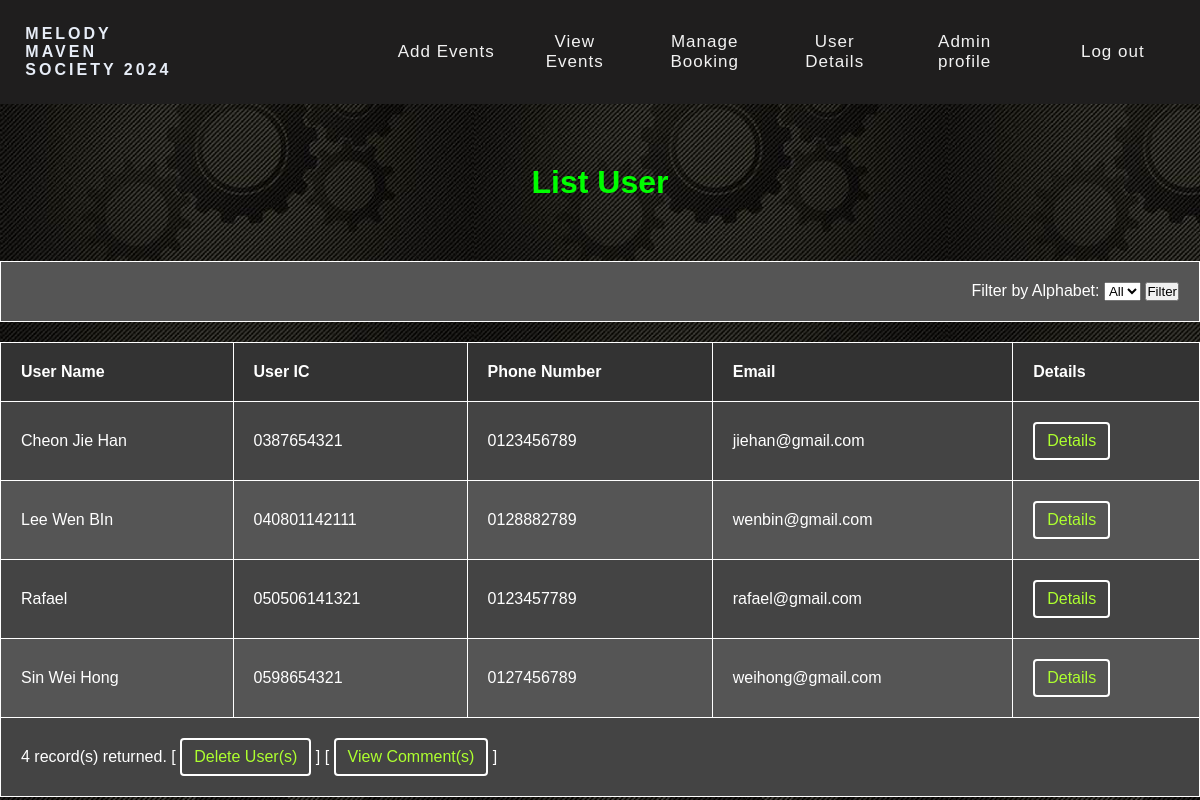
The app's page /php/user_details.php (signed in) with its own data.
### tables this page shows
CREATE TABLE `user` (
  `UserID` int(11) NOT NULL,
  `UserName` varchar(255) DEFAULT NULL,
  `UserIC` varchar(20) DEFAULT NULL,
  `UserPassword` varchar(255) DEFAULT NULL,
  `UserEmail` varchar(255) DEFAULT NULL,
  `UserComment` varchar(255) DEFAULT NULL,
  `UserPhone` varchar(20) DEFAULT NULL,
  `Avatar` varchar(255) DEFAULT NULL
);

### php/user_details.php (the view, shortened to what this page needs)
<!DOCTYPE html>
<html lang="en">
<head>
    <link rel="stylesheet" href="../css/user_details.css">
</head>
<body>
<?php
include 'headeradmin.php';
$con = new mysqli(DB_HOST, DB_USER, DB_PASS, DB_NAME);
$filter_condition = '';
$sql = "SELECT UserID, UserName, UserIC, UserPhone, UserEmail
        FROM user
        $filter_condition
        ORDER BY UserName ASC";
$result = $con->query($sql);
?>
<div>
    <h1>List User</h1>
    <table border="0" cellpadding="5" cellspacing="0" width="100%">
        <tr>
            <td align="right" colspan="6">
                <form action="" method="GET">
                    <label for="filter" style="color: white;">Filter by Alphabet:</label>
                    <select name="filter" id="filter">
                        <option value="All">All</option>
                    </select>
                    <input type="submit" value="Filter">
                </form>
            </td>
        </tr>
    </table>
    <table border="1" cellpadding="5" cellspacing="0" width="100%">
        <tr>
            <th>User Name</th>
            <th>User IC</th>
            <th>Phone Number</th>
            <th>Email</th>
            <th>Details</th>
        </tr>
        <?php
        if ($result->num_rows > 0) {
            while ($row = $result->fetch_object()) {
                printf('
                    <tr>
                        <td>%s</td>
                        <td>%s</td>
                        <td>%s</td>
                        <td>%s</td>
                        <td><a href="user_details2.php?id=%s" class="btn-details">Details</a></td>
                    </tr>',
                    $row->UserName,
                    $row->UserIC,
                    $row->UserPhone,
                    $row->UserEmail,
                    $row->UserID
                );
            }
            printf('
                <tr>
                    <td colspan="5">
                        %d record(s) returned.
                        [ <a href="user_delete.php" class="btn-add">Delete User(s)</a> ]
                        [ <a href="user_comment.php" class="btn-add">View Comment(s)</a> ]
                    </td>
                </tr>',
                $result->num_rows
            );
        } else {
            echo '<tr><td colspan="5">No record found</td></tr>';
        }
        ?>
    </table>
</div>
</body>
</html>

### css/user_details.css (style rules this page uses)
body { font-family: Arial, sans-serif; background-image: url('../image/admin1.jpeg'); margin: 0px; padding: 0px; }
h1 { color: #00FF00; text-align: center; margin-bottom: 60px; margin-top: 60px; }
table { max-width: 200%; border-collapse: collapse; margin-top: 20px; margin-left: auto; margin-right: auto; }
table th, table td { padding: 20px; color: #FFFFFF; border: 1px solid #FFFFFF; }
table th { background-color: #333; font-weight: bold; text-align: left; }
table tr:nth-child(even) { background-color: #444; }
table tr:nth-child(odd) { background-color: #555; }
.btn-details { background-color: transparent; color: greenyellow; padding: 8px 12px; text-align: center; text-decoration: none; display: inline-block; border: 2px solid #fff; border-radius: 4px; }
.btn-add { background-color: transparent; color: greenyellow; padding: 8px 12px; text-align: center; text-decoration: none; display: inline-block; border: 2px solid #fff; border-radius: 4px; }

### css/headeradmin.css (style rules this page uses)
* { margin:0px; padding: 0px; box-sizing:border-box; }
body { margin: 0; font-family: Arial, Helvetica, sans-serif; }

### records on screen
user: UserName "Cheon Jie Han", UserIC "0387654321", UserPhone "0123456789", UserEmail "jiehan@gmail.com"
user: UserName "Lee Wen BIn", UserIC "040801142111", UserPhone "0128882789", UserEmail "wenbin@gmail.com"
user: UserName "Rafael", UserIC "050506141321", UserPhone "0123457789", UserEmail "rafael@gmail.com"
user: UserName "Sin Wei Hong", UserIC "0598654321", UserPhone "0127456789", UserEmail "weihong@gmail.com"

### other values on screen
$result->num_rows "4"
